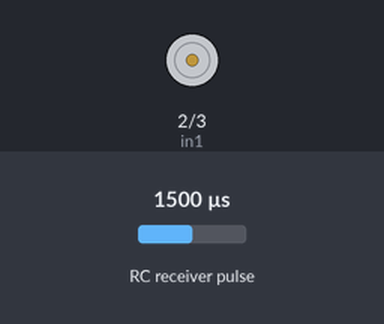
A sketch run on a simulated Arduino Uno, built with avr-gcc and run on an emulated ATmega328P. On the bench: motor-driver pin pairs drawn as motors (green arrow = first pin HIGH = forward, orange = second pin HIGH = backward, longer = more drive, scaled by the enable pin). Wiring (inferred from the names in the program): RC receiver channel: data pin 6. The inputs (shaded band) are chosen by the test bench; at power-on: RC receiver pulse 1500 µs.

Above: at 1.2 s.
1.3 s: RC receiver pulse (sensor on pin 6) set to 1472 µs
2.8 s: RC receiver pulse (sensor on pin 6) set to 1444 µs
At 3.4 s:
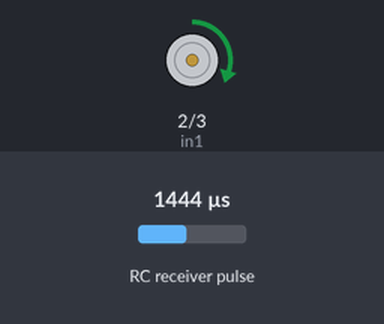
4.3 s: RC receiver pulse (sensor on pin 6) set to 1250 µs
At 4.6 s:
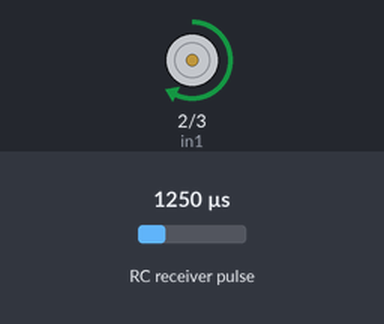
5.8 s: RC receiver pulse (sensor on pin 6) set to 1750 µs
At 6.9 s:
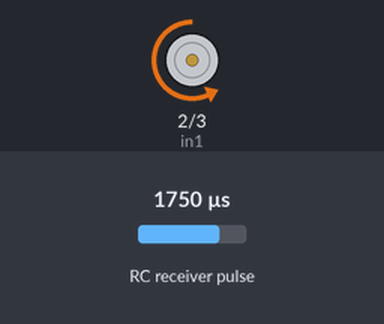
7.3 s: RC receiver pulse (sensor on pin 6) set to 1980 µs
At 8.1 s:
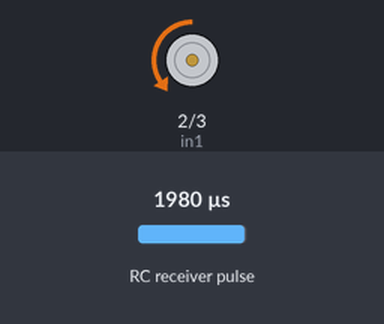
Timing chart, 0 to 9.8 s (numbered marks = the images above; inputs shaded):
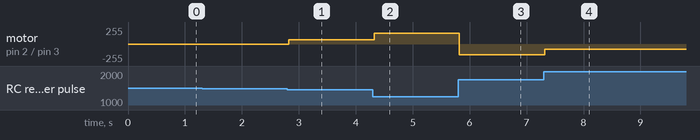

The sketch:

sketch_aug1d.ino
```cpp
int in1 = 2;
int in2 = 3;
int enable1 = 5;

int channel_2 = 6;

void setup()
{
  pinMode(channel_2, INPUT);
  pinMode(in1, OUTPUT);
  pinMode(in2, OUTPUT);
  pinMode(enable1, OUTPUT);
  Serial.begin(9600);
}

void loop() {

  int pwm = 0;
  int value = pulseIn(channel_2, HIGH, 250000);

  if(value==0)
  {
      digitalWrite(in1, LOW);
      digitalWrite(in2, LOW);
      analogWrite(enable1, 0);
  }

  else if(value > 1530)
  {
      pwm = map(value, 1530, 2000, 0, 350);
      digitalWrite(in1, LOW);
      digitalWrite(in2, HIGH);
      analogWrite(enable1, pwm);
  }

  else if(value < 1460)
  {
      pwm = map(value, 1560, 1000, 0, 300);
      digitalWrite(in1, HIGH);
      digitalWrite(in2, LOW);
      analogWrite(enable1, pwm);
  }

  else
  {
      digitalWrite(in1, LOW);
      digitalWrite(in2, LOW);
      analogWrite(enable1, 0);
  }

  delay(10);
}
```

Measured:
- the behaviour switches between 1459 and 1458 µs on RC receiver pulse (sensor on pin 6) (found by bisection; images 0 and 1)
- after the input at 1.3 s, every drawn part: stays the same
- after the input at 2.8 s, motor on pin 2 (in1) / pin 3 (in2): stopped → forward 61/255 at once
- after the input at 4.3 s, motor on pin 2 (in1) / pin 3 (in2): forward 61/255 → forward 165/255 at once
- after the input at 5.8 s, motor on pin 2 (in1) / pin 3 (in2): forward 165/255 → backward 164/255 at once
- after the input at 7.3 s, motor on pin 2 (in1) / pin 3 (in2): backward 164/255 → backward 79/255 at once
